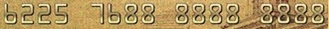
#> input picture bank_card41.jpg, 329 x 29 px
$ python card_number_recognition.py
#> lines starting #> are read from the running program, lines starting #| are printed output that depends on the picture; after the words box and inside, x2 and y2 are one past the last pixel; in counts of white or black regions, pixels touching at a corner belong together
import cv2
import numpy as np

def sequence_contours(image,width,height):
    # 搜索图片外轮廓，例如数字6，需要EXTERNAL搜索方式
    contours,hierarchy = cv2.findContours(image,
                                          cv2.RETR_EXTERNAL,
                                          cv2.CHAIN_APPROX_SIMPLE)
    # 每个数字都是由x,y,w,h组成的矩阵，n个数字就是n行4列的矩阵
    n = len(contours)
    RectBoxes0 = np.ones((n,4),dtype=int)
    for i in range(n):
        # 把每个数字轮廓x,y,w,h四个值，存入RectBoxes0
        RectBoxes0[i] = cv2.boundingRect(contours[i])

    # 数字排序
    RectBoxes = np.ones((n,4),dtype=int)
    # RectBoxes0 x坐标跟各行x坐标对比，并把最小值存入存入RectBoxes
    for i in range(n):
        sequence = 0
        for j in range(n):
            if RectBoxes0[i][0]>RectBoxes0[j][0]:
                sequence = sequence+1
        RectBoxes[sequence]=RectBoxes0[i]

    ImgBoxes = [[] for i in range(n)]
    for i in range(n):
        x,y,w,h = RectBoxes[i]
        # 将排序后的矩阵，转化为对应的图片区域
        ROI = image[y:y+h,x:x+w]
        # 目标与模板尺寸大小要一致
        ROI = cv2.resize(ROI,(width,height))
        # 图片尺寸被重置后，像素点会模糊，需要进行二值化处理
        thresh_val,ROI = cv2.threshold(ROI,200,255,cv2.THRESH_BINARY)
        # 处理后的图片区域，存入列表后返回
        ImgBoxes[i] = ROI

    return RectBoxes,ImgBoxes


def CradNumRecognition():
    ## 原图片
    '''
    card_num = cv2.imread('bank_card4.jpg')
    cv2.imshow('card_num',card_num)
    '''


    ## 灰度处理
    card_GRAY = cv2.imread('bank_card41.jpg',0)
#> card_GRAY: shape (29, 329); min 15, max 249, mean 149.8
    # card_GRAY.shape[1]图片宽度
    # card_GRAY.shape[0]图片长度
    card_GRAY4 = cv2.resize(card_GRAY,(4*card_GRAY.shape[1],4*card_GRAY.shape[0]))
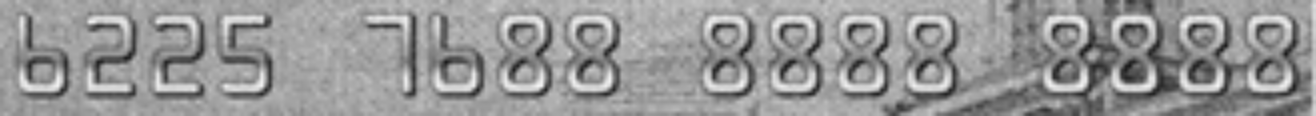
#> card_GRAY4: shape (116, 1316); min 24, max 244, mean 149.7
    cv2.imshow('card_GRAY4',card_GRAY4)


    ## 二值化处理
    # 全局阈值
    '''
    thresh_val,thresh = cv2.threshold(card_GRAY4,100,255,cv2.THRESH_BINARY_INV)
    cv2.imshow('thresh',thresh)
    '''
    # 自适应阈值
    # 减少领域大小，可以使数字轮廓更加完整(减少割裂、凸起...) 21->13
    adaptiveThresh =cv2.adaptiveThreshold(card_GRAY4,255,cv2.ADAPTIVE_THRESH_MEAN_C,cv2.THRESH_BINARY_INV,13,3)
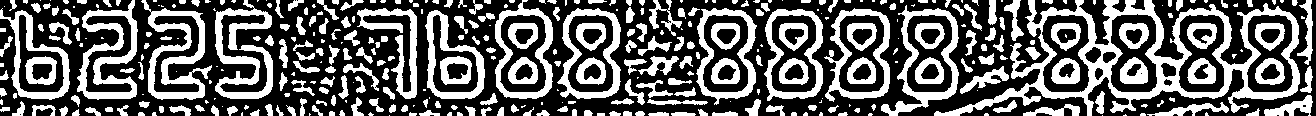
#> adaptiveThresh: shape (116, 1316); 38.2% white; 379 white regions (126 under 20 px)
    cv2.imshow('adaptiveThresh',adaptiveThresh)


    ## 轮廓筛选
    contours,hierarchy = cv2.findContours(adaptiveThresh,cv2.RETR_TREE,cv2.CHAIN_APPROX_SIMPLE)
#> contours = 425 contours, 190 with area under 20; largest, box (x1, y1, x2, y2) and area: (934, 0, 1300, 116) 20951, (881, 5, 959, 116) 4736, (824, 8, 890, 102) 4470, (557, 8, 621, 99) 4442, (495, 0, 553, 99) 4422
    # contours是所有轮廓的列表，需要对每个轮廓逐一填充
    for i in range(len(contours)):
        # 判断每个轮廓的面积，小于一定面积采取填充
        if cv2.contourArea(contours[i])<160:
            adaptiveThresh = cv2.drawContours(adaptiveThresh,contours,i,(0,0,0),-1)
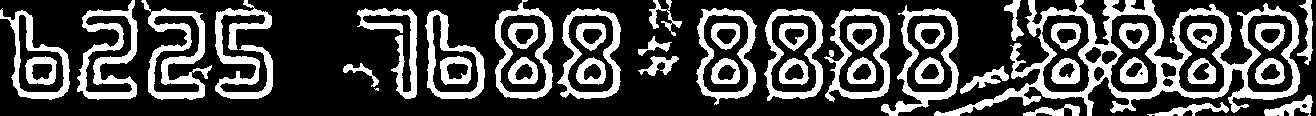
#> adaptiveThresh: shape (116, 1316); 29.3% white; 46 white regions (1 under 20 px), largest, box (x1, y1, x2, y2) and area: (934, 0, 1300, 116) 9279, (141, 0, 212, 100) 2513, (215, 0, 273, 99) 2426
    cv2.imshow('adaptiveThresh',adaptiveThresh)


    ## 形态学变化
    # 采用黑帽方法，需要凸显图像前景内的孔洞
    # 数字作为孔洞，矩阵需要设置较大的值
    kernel = np.ones((15,15),dtype=np.uint8)
    blackhat = cv2.morphologyEx(adaptiveThresh,cv2.MORPH_BLACKHAT,kernel)
#> blackhat: shape (116, 1316); 31.9% white; 225 white regions (102 under 20 px), largest, box (x1, y1, x2, y2) and area: (168, 13, 256, 94) 1973, (1111, 14, 1157, 92) 1825, (1179, 15, 1224, 92) 1751
    cv2.imshow('blackhat',blackhat)

    # 数字与背景白色有相连，为了保证数字完整性，使用开运算去除背景中的白色噪音
    # 由于是背景白色降噪处理，矩阵需要设置较小的值
    kernel = np.ones((3,3),dtype=np.uint8)
    opening = cv2.morphologyEx(blackhat,cv2.MORPH_OPEN,kernel)
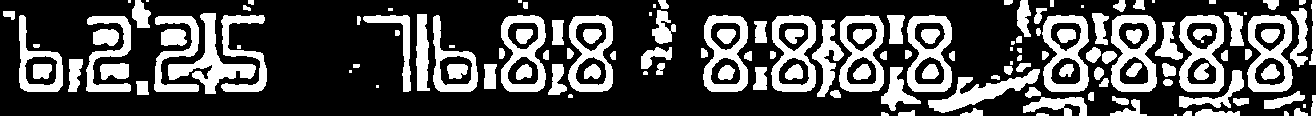
#> opening: shape (116, 1316); 31% white; 145 white regions (20 under 20 px)
    cv2.imshow('opening',opening)

    # 用数字面积比较的方法，把背景中较大的白色噪音填充为黑色
    contours,hierarchy = cv2.findContours(opening,cv2.RETR_TREE,cv2.CHAIN_APPROX_SIMPLE)
#> contours = 167 contours, 30 with area under 20; largest, box (x1, y1, x2, y2) and area: (1111, 15, 1157, 92) 2926, (1042, 15, 1089, 92) 2876, (1179, 15, 1224, 92) 2857, (1247, 15, 1293, 92) 2845, (907, 15, 952, 92) 2818
    for i in range(len(contours)):
        x,y,w,h = cv2.boundingRect(contours[i])
        # 每个轮廓宽度和高度比值
        aspect_ratio = float(w)/h
        # 每个轮廓面积
        Area = w*h
        if Area < 1800 or Area > 6000:
            opening = cv2.drawContours(opening,contours,i,(0,0,0),-1)
        else:
            if aspect_ratio > 0.7 or aspect_ratio < 0.5:
                opening = cv2.drawContours(opening,contours,i,(0,0,0),-1)
#> this loop made 167 passes
#> (x, y, w, h, aspect_ratio, Area) on passes 2 to 4: (1036, 113, 13, 3, 4.33, 39), (881, 112, 8, 4, 2, 32), (1284, 111, 5, 5, 1, 25)
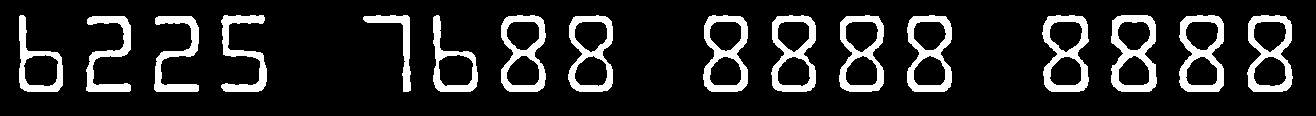
#> opening: shape (116, 1316); 14.3% white; 16 white regions, largest, box (x1, y1, x2, y2) and area: (1111, 15, 1157, 92) 1653, (1179, 15, 1224, 92) 1575, (1042, 15, 1089, 92) 1558
    cv2.imshow('opening',opening)

    # 为了让数字粗细更接近模板图片
    # 使用膨胀的方式，使数字加粗
    kernel = np.ones((5,5),dtype=np.uint8)
    dilation = cv2.dilate(opening,kernel,iterations=1)
#> dilation: shape (116, 1316); 24.2% white; 16 white regions, largest, box (x1, y1, x2, y2) and area: (1109, 13, 1159, 94) 2698, (1177, 13, 1226, 94) 2624, (1040, 13, 1091, 94) 2620
    cv2.imshow('dilation',dilation)


    ## 模板图片灰度处理
    numTemplate = cv2.imread('bankCardNumTemplate.jpg',0)
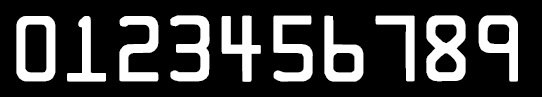
#> input picture bankCardNumTemplate.jpg, 542 x 97 px
#> numTemplate is the input picture: shape (97, 542); min 0, max 255, mean 61.2
    # 模板图片二值化处理(全局阈值)
    ret,numTemplate_GRAY = cv2.threshold(numTemplate,200,255,cv2.THRESH_BINARY)
#> numTemplate_GRAY: shape (97, 542); 22.3% white; 10 white regions
    #cv2.imshow('numTemplate_GRAY',numTemplate_GRAY)

    ## 数字截取与排序
    # 模板图片数字截取与排序
    # RectBoxes_Temp存储x,y,w,h矩阵，ImgBoxes_Temp存储处理后图片数字
    RectBoxes_Temp,ImgBoxes_Temp = sequence_contours(numTemplate_GRAY,50,80)
#> in sequence_contours, `contours,hierarchy = cv2.findContours(image, cv2.RETR_EXTERNAL, cv2.CH..`: contours = 10 contours; largest, box (x1, y1, x2, y2) and area: (17, 16, 55, 81) 2301, (426, 16, 465, 81) 2145, (479, 16, 518, 81) 1536, (325, 16, 363, 81) 1456, (120, 16, 158, 81) 1132
#> in sequence_contours, `n = len(contours)`: n = 10
#> after the loop in sequence_contours, `for i in range(n):`: RectBoxes0 = [[479, 16, 39, 65], [426, 16, 39, 65], [376, 16, 38, 65], [325, 16, 38, 65], [274, 16, 39, 65], [222, 16, 39, 66], [171, 16, 38, 65], [120, 16, 38, 65], [67, 16, 39, 65], [17, 16, 38, 65]]
#> after the loop in sequence_contours, `for i in range(n):`: RectBoxes = [[17, 16, 38, 65], [67, 16, 39, 65], [120, 16, 38, 65], [171, 16, 38, 65], [222, 16, 39, 66], [274, 16, 39, 65], [325, 16, 38, 65], [376, 16, 38, 65], [426, 16, 39, 65], [479, 16, 39, 65]]
#> the loop in sequence_contours, `for i in range(n):` made 10 passes
#> (x, w, h) on passes 1 to 10: (17, 38, 65), (67, 39, 65), (120, 38, 65), (171, 38, 65), (222, 39, 66), (274, 39, 65), (325, 38, 65), (376, 38, 65), (426, 39, 65), (479, 39, 65)
#> after the loop in sequence_contours, `for i in range(n):`: ImgBoxes = 10 items
#> RectBoxes_Temp has the same summary as RectBoxes in sequence_contours; ImgBoxes_Temp = 10 items
    #print(RectBoxes_Temp)
    #cv2.imshow('ImgBoxes_Temp',ImgBoxes_Temp[1])
    # 目标图片数字截取与排序
    RectBoxes,ImgBoxes = sequence_contours(dilation,50,80)
#> in sequence_contours (call 2), `contours,hierarchy = cv2.findContours(image, cv2.RETR_EXTERNAL, cv2.CH..`: contours = 16 contours; largest, box (x1, y1, x2, y2) and area: (1109, 13, 1159, 94) 3516, (1040, 13, 1091, 94) 3482, (1177, 13, 1226, 94) 3458, (1245, 13, 1295, 94) 3441, (905, 13, 954, 94) 3404
#> in sequence_contours (call 2), `n = len(contours)`: n = 16
#> after the loop in sequence_contours (call 2), `for i in range(n):`: RectBoxes0 = 16 rows, first 6: [152, 14, 49, 80], [84, 14, 49, 80], [1245, 13, 50, 81], [1177, 13, 49, 81], [1109, 13, 50, 81], [1040, 13, 51, 81]
#> after the loop in sequence_contours (call 2), `for i in range(n):`: RectBoxes = 16 rows, first 6: [17, 13, 48, 81], [84, 14, 49, 80], [152, 14, 49, 80], [219, 13, 50, 81], [361, 13, 52, 81], [431, 13, 49, 81]
#> the loop in sequence_contours (call 2), `for i in range(n):` made 16 passes
#> pass 2, in sequence_contours (call 2), `ROI = image[y:y+h,x:x+w]`:
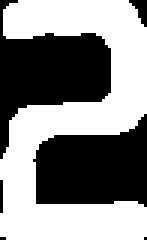
#> ROI: shape (80, 49) (shown 3 times larger); 54% white; 6 black regions (3 under 20 px), largest, box (x1, y1, x2, y2) and area: (0, 0, 37, 53) 903, (11, 38, 49, 69) 859, (43, 0, 49, 9) 29
    #print(RectBoxes)
    #cv2.imshow('ImgBoxes',ImgBoxes[1])


    ## 模板匹配
    result = []
    for i in range(len(ImgBoxes)):
        # 初始化结果列表，长度与ImgBoxes_Temp一致
        score = np.zeros(len(ImgBoxes_Temp),dtype=int)
        for j in range(len(ImgBoxes_Temp)):
            # 每个数字对比结果存入列表
            score[j] = cv2.matchTemplate(ImgBoxes[i],ImgBoxes_Temp[j],cv2.TM_SQDIFF)
        # 找出score列表中最小值的信息
        min_val,max_val,min_indx,max_indx = cv2.minMaxLoc(score)
        result.append(str(min_indx[1]))
#> this loop made 16 passes

    print(''.join(result))
#| 6225768888888888

    cv2.waitKey(0)
    cv2.destroyAllWindows()

if __name__ == '__main__':
    CradNumRecognition()
